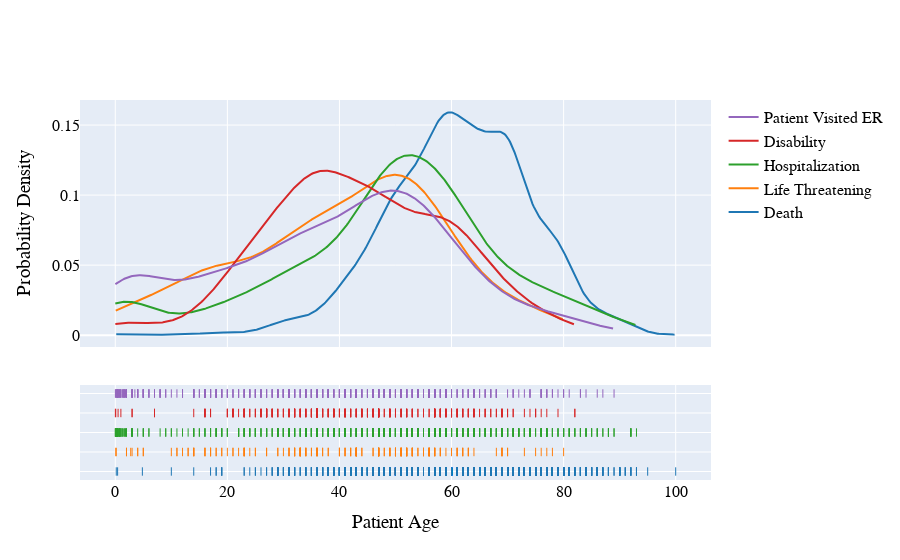

Source (notebook cell):
### Code cell
y = []
for outcome in required_outcomes:
    out_grp = age_aggReports[age_aggReports['patient_age'] > 0].groupby('category').get_group('Cosmetics').groupby('outcomes').get_group(outcome)
    y.append(out_grp['patient_age'])
fig1 = ff.create_distplot(y,required_outcomes,bin_size=5,show_hist=False,histnorm='probability',curve_type='kde')
fig1.update_layout(
    xaxis_title="Patient Age",
    yaxis_title="Probability Density",
    font=dict(
        family="Courier New, monospace",
        size=16,
        color="black",
        
    )
)
fig1.show()

### Figure 1 — Plotly figure (JSON) as saved in the notebook; plotly's stock layout.template omitted (floating-point values rounded to 4 significant figures; data arrays with more than 128 entries replaced by an {"elided": "..."} marker saying what was removed)
{"data": [{"legendgroup": "Death", "marker": {"color": "rgb(31, 119, 180)"}, "mode": "lines", "name": "Death", "showlegend": true, "type": "scatter", "x": {"elided": "500 float values"}, "xaxis": "x", "y": {"elided": "500 float values"}, "yaxis": "y"}, {"legendgroup": "Life Threatening", "marker": {"color": "rgb(255, 127, 14)"}, "mode": "lines", "name": "Life Threatening", "showlegend": true, "type": "scatter", "x": {"elided": "500 float values"}, "xaxis": "x", "y": {"elided": "500 float values"}, "yaxis": "y"}, {"legendgroup": "Hospitalization", "marker": {"color": "rgb(44, 160, 44)"}, "mode": "lines", "name": "Hospitalization", "showlegend": true, "type": "scatter", "x": {"elided": "500 float values"}, "xaxis": "x", "y": {"elided": "500 float values"}, "yaxis": "y"}, {"legendgroup": "Disability", "marker": {"color": "rgb(214, 39, 40)"}, "mode": "lines", "name": "Disability", "showlegend": true, "type": "scatter", "x": {"elided": "500 float values"}, "xaxis": "x", "y": {"elided": "500 float values"}, "yaxis": "y"}, {"legendgroup": "Patient Visited ER", "marker": {"color": "rgb(148, 103, 189)"}, "mode": "lines", "name": "Patient Visited ER", "showlegend": true, "type": "scatter", "x": {"elided": "500 float values"}, "xaxis": "x", "y": {"elided": "500 float values"}, "yaxis": "y"}, {"legendgroup": "Death", "marker": {"color": "rgb(31, 119, 180)", "symbol": "line-ns-open"}, "mode": "markers", "name": "Death", "showlegend": false, "type": "scatter", "x": {"elided": "2647 float values"}, "xaxis": "x", "y": {"elided": "2647 str values"}, "yaxis": "y2"}, {"legendgroup": "Life Threatening", "marker": {"color": "rgb(255, 127, 14)", "symbol": "line-ns-open"}, "mode": "markers", "name": "Life Threatening", "showlegend": false, "type": "scatter", "x": {"elided": "193 float values"}, "xaxis": "x", "y": {"elided": "193 str values"}, "yaxis": "y2"}, {"legendgroup": "Hospitalization", "marker": {"color": "rgb(44, 160, 44)", "symbol": "line-ns-open"}, "mode": "markers", "name": "Hospitalization", "showlegend": false, "type": "scatter", "x": {"elided": "806 float values"}, "xaxis": "x", "y": {"elided": "806 str values"}, "yaxis": "y2"}, {"legendgroup": "Disability", "marker": {"color": "rgb(214, 39, 40)", "symbol": "line-ns-open"}, "mode": "markers", "name": "Disability", "showlegend": false, "type": "scatter", "x": {"elided": "324 float values"}, "xaxis": "x", "y": {"elided": "324 str values"}, "yaxis": "y2"}, {"legendgroup": "Patient Visited ER", "marker": {"color": "rgb(148, 103, 189)", "symbol": "line-ns-open"}, "mode": "markers", "name": "Patient Visited ER", "showlegend": false, "type": "scatter", "x": {"elided": "541 float values"}, "xaxis": "x", "y": {"elided": "541 str values"}, "yaxis": "y2"}], "layout": {"barmode": "overlay", "font": {"color": "black", "family": "Courier New, monospace", "size": 16}, "hovermode": "closest", "legend": {"traceorder": "reversed"}, "xaxis": {"anchor": "y2", "domain": [0, 1], "title": {"text": "Patient Age"}, "zeroline": false}, "yaxis": {"anchor": "free", "domain": [0.35, 1], "position": 0, "title": {"text": "Probability Density"}}, "yaxis2": {"anchor": "x", "domain": [0, 0.25], "dtick": 1, "showticklabels": false}}}
